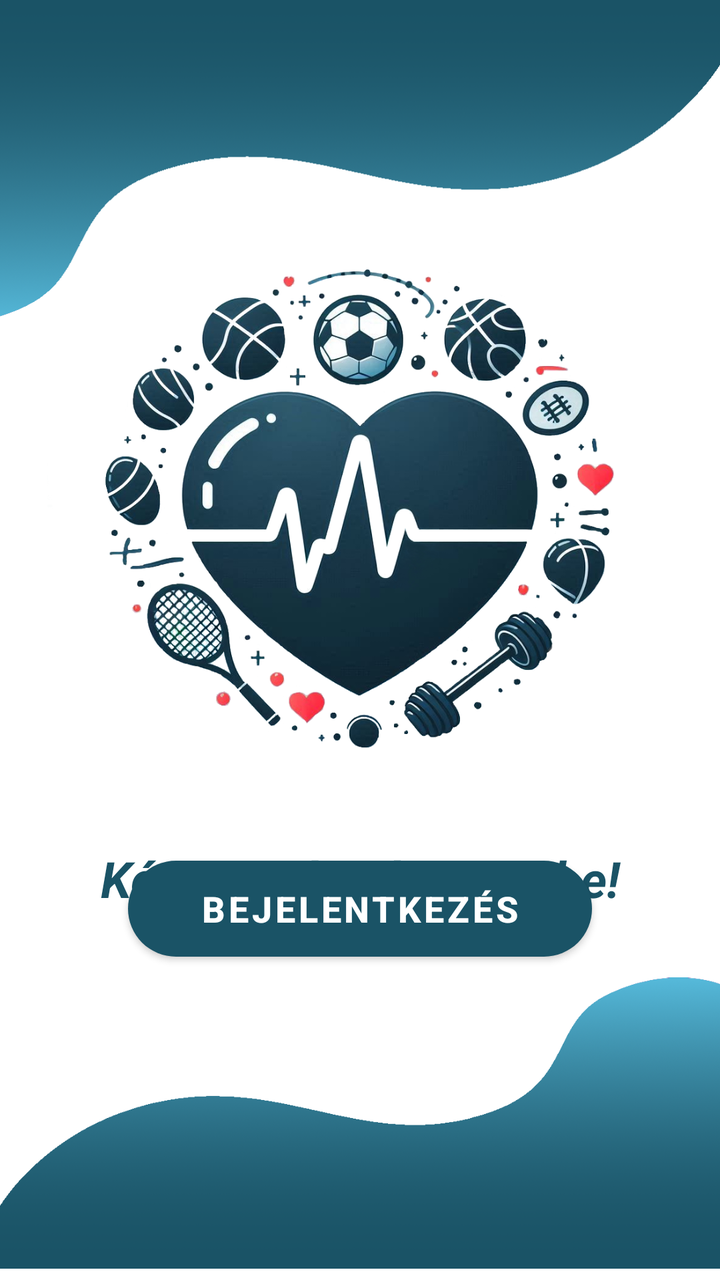
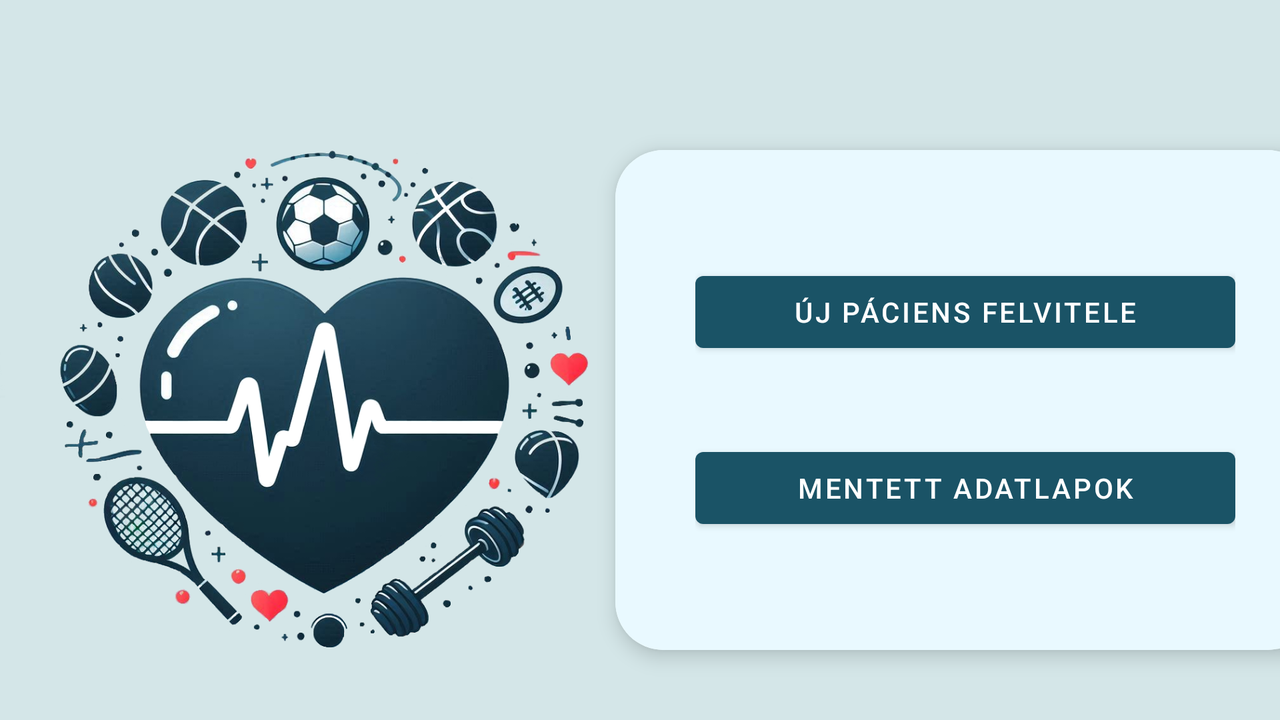

One screen, two layout resources from the same app: the default and the repository's alternative for another configuration. Each is rendered where Android would select it; the XML of both is given below.
<!-- AndroidManifest.xml: application theme Theme.Sportkardi.DarkBlue -->
<!-- res/layout/activity_main.xml -->
<?xml version="1.0" encoding="utf-8"?>
<androidx.constraintlayout.widget.ConstraintLayout xmlns:android="http://schemas.android.com/apk/res/android"
    xmlns:app="http://schemas.android.com/apk/res-auto"
    xmlns:tools="http://schemas.android.com/tools"
    android:id="@+id/main"
    android:layout_width="match_parent"
    android:layout_height="match_parent"
    tools:context=".Activity.MainActivity">


    <ImageView
        android:id="@+id/imageView3"
        android:layout_width="411dp"
        android:layout_height="168dp"
        android:layout_marginTop="-5dp"
        app:layout_constraintEnd_toEndOf="parent"
        app:layout_constraintHorizontal_bias="1.0"
        app:layout_constraintStart_toStartOf="parent"
        app:layout_constraintTop_toTopOf="parent"
        app:srcCompat="@drawable/top_background_main" />

    <ImageView
        android:id="@+id/imageView4"
        android:layout_width="wrap_content"
        android:layout_height="wrap_content"
        android:layout_marginBottom="-5dp"
        app:layout_constraintBottom_toBottomOf="parent"
        app:layout_constraintEnd_toEndOf="parent"
        app:layout_constraintStart_toStartOf="parent"
        app:srcCompat="@drawable/bottom_background_main" />

    <ImageView
        android:id="@+id/imageView5"
        android:layout_width="313dp"
        android:layout_height="319dp"
        android:layout_marginTop="100dp"
        app:layout_constraintEnd_toEndOf="parent"
        app:layout_constraintStart_toStartOf="parent"
        app:layout_constraintTop_toTopOf="@+id/imageView3"
        app:srcCompat="@drawable/szivecske" />

    <TextView
        android:id="@+id/textView21"
        android:layout_width="0dp"
        android:layout_height="wrap_content"
        android:layout_marginTop="8dp"
        android:text="Kérem, jelentkezzen be!"
        android:textColor="@color/dark_blue"
        android:textSize="25sp"
        android:textStyle="bold|italic"
        android:textAlignment="center"
        app:layout_constraintEnd_toEndOf="parent"
        app:layout_constraintStart_toStartOf="parent"
        app:layout_constraintTop_toBottomOf="@+id/imageView5" />

    <LinearLayout
        android:layout_width="0dp"
        android:layout_height="165dp"
        android:layout_marginStart="64dp"
        android:layout_marginEnd="64dp"
        android:gravity="center"
        android:orientation="vertical"
        app:layout_constraintBottom_toTopOf="@+id/loginButton"
        app:layout_constraintEnd_toEndOf="parent"
        app:layout_constraintStart_toStartOf="parent"
        app:layout_constraintTop_toBottomOf="@+id/textView21">

        <EditText
            android:id="@+id/personalIdEditText"
            android:layout_width="match_parent"
            android:layout_height="48dp"
            android:layout_marginBottom="16dp"
            android:background="@drawable/edittext_background"
            android:ems="10"
            android:hint="Taj-szám"
            android:inputType="number"
            android:textAlignment="center"
            android:textColorHint="#8a8a8a"
            android:textSize="18sp"/>

        <EditText
            android:id="@+id/passwordEditText"
            android:layout_width="match_parent"
            android:layout_height="48dp"
            android:background="@drawable/edittext_background"
            android:ems="10"
            android:hint="Jelszó"
            android:inputType="textPassword"
            android:textAlignment="center"
            android:textColorHint="#8a8a8a"
            android:textSize="18sp"
            app:layout_constraintEnd_toEndOf="parent"
            app:layout_constraintTop_toTopOf="parent" />
    </LinearLayout>

    <Button
        android:id="@+id/loginButton"
        android:layout_width="0dp"
        android:layout_height="wrap_content"
        android:layout_marginStart="64dp"
        android:layout_marginEnd="64dp"
        android:background="@drawable/background_btn"
        android:text="Bejelentkezés"
        android:textColor="@color/white"
        android:textSize="18sp"
        android:textStyle="bold"
        app:layout_constraintBottom_toTopOf="@+id/imageView4"
        app:layout_constraintEnd_toEndOf="parent"
        app:layout_constraintStart_toStartOf="parent" />



    
</androidx.constraintlayout.widget.ConstraintLayout>
<!-- resources referenced by this layout -->
<resources>
  <color name="dark_blue">#1a5366</color>
  <color name="white">#FFFFFFFF</color>
  <!-- drawable background_btn (drawable) -->
  <?xml version="1.0" encoding="utf-8"?>
  <selector xmlns:android="http://schemas.android.com/apk/res/android">
      <item>
          <shape android:shape="rectangle">
              <gradient android:angle="90" android:startColor="#112836" android:endColor="#479ab5"/>
              <corners android:radius="50dp"/>
          </shape>
      </item>
  </selector>
  <!-- drawable bottom_background_main: png bitmap (drawable-xxhdpi, 122302 bytes) -->
  <!-- drawable szivecske: png bitmap (drawable, 429873 bytes) -->
  <!-- drawable top_background_main: png bitmap (drawable-xxhdpi, 135858 bytes) -->
  <style name="Theme.Sportkardi.DarkBlue" parent="Theme.MaterialComponents.Light.NoActionBar">
          <item name="colorPrimary">@color/wave_dark_blue</item>
          <item name="colorPrimaryDark">@color/button_dark_blue</item>
          <item name="background">@color/appbar_dark_blue</item>
          <item name="colorAccent">@color/profile_dark_blue</item>
          <item name="colorOnSecondary">@color/ic_active</item>
          <item name="backgroundColor">@color/background_light</item>
          <item name="colorOnPrimaryContainer">@color/profile_dark_blue</item>
          <item name="colorOnPrimaryFixedVariant">@color/appbar_dark_blue</item>
          <item name="colorOnSecondaryContainer">@color/background_light</item>
          <item name="colorOnSurface">@color/input_color</item>
          <item name="colorControlNormal">@color/previous_appointment_light</item>
          <item name="android:textColor">@color/black</item>
          <item name="android:windowBackground">@color/background_light</item>
          <item name="android:windowAnimationStyle">@null</item>
      </style>
  <color name="wave_dark_blue">#1a5366</color>
  <color name="button_dark_blue">#154453</color>
  <color name="appbar_dark_blue">#e9f9ff</color>
  <color name="profile_dark_blue">#4699b4</color>
  <color name="ic_active">#479ab5</color>
  <color name="background_light">#ffffff</color>
  <color name="input_color">#525252</color>
  <color name="previous_appointment_light">#ebebeb</color>
  <color name="black">#FF000000</color>
</resources>
<!-- res/layout-land/activity_main.xml (the repository's variant of the layout above) -->
<!-- drawn on the phone turned sideways -->
<?xml version="1.0" encoding="utf-8"?>
<androidx.constraintlayout.widget.ConstraintLayout xmlns:android="http://schemas.android.com/apk/res/android"
    xmlns:app="http://schemas.android.com/apk/res-auto"
    xmlns:tools="http://schemas.android.com/tools"
    android:id="@+id/main"
    android:layout_width="match_parent"
    android:layout_height="match_parent"
    android:background="@color/background"
    tools:context=".Activity.MainActivity">

    <ImageView
        android:id="@+id/imageView"
        android:layout_width="325dp"
        android:layout_height="319dp"
        android:layout_marginTop="40dp"
        android:scaleType="centerCrop"
        android:src="@drawable/szivecske"
        app:layout_constraintBottom_toBottomOf="parent"
        app:layout_constraintTop_toTopOf="parent"
        tools:ignore="MissingConstraints"
        tools:layout_editor_absoluteX="6dp" />

    <androidx.cardview.widget.CardView
        android:layout_width="350dp"
        android:layout_height="250dp"
        android:layout_marginTop="40dp"
        android:background="@color/background_card"
        app:cardCornerRadius="24dp"
        app:cardElevation="6dp"
        app:layout_constraintBottom_toBottomOf="parent"
        app:layout_constraintEnd_toEndOf="parent"
        app:layout_constraintStart_toEndOf="@+id/imageView"
        app:layout_constraintTop_toTopOf="parent">

        <RelativeLayout
            android:layout_width="350dp"
            android:layout_height="250dp"
            android:background="@color/background_card">

            <LinearLayout
                android:id="@+id/centerLayout"
                android:layout_width="270dp"
                android:layout_height="wrap_content"
                android:layout_centerInParent="true"
                android:orientation="vertical">

                <Button
                    android:id="@+id/addNewPatientButton"
                    android:layout_width="270dp"
                    android:layout_height="wrap_content"
                    android:onClick="newPatient"
                    android:text="@string/add_new_patient" />

                <Button
                    android:id="@+id/savedDatasButton"
                    android:layout_width="270dp"
                    android:layout_height="wrap_content"
                    android:layout_marginTop="40dp"
                    android:onClick="savedDatas"
                    android:text="@string/saved_datas" />

            </LinearLayout>

        </RelativeLayout>


    </androidx.cardview.widget.CardView>

</androidx.constraintlayout.widget.ConstraintLayout>
<!-- resources referenced by the variant -->
<!-- as the phone turned sideways resolves them -->
<resources>
  <color name="background">#d4e6e8</color>
  <color name="background_card">#e9f9ff</color>
  <!-- drawable szivecske: png bitmap (drawable, 429873 bytes) -->
  <string name="add_new_patient">Új páciens felvitele</string>
  <string name="saved_datas">Mentett adatlapok</string>
  <style name="Theme.Sportkardi.DarkBlue" parent="Theme.MaterialComponents.Light.NoActionBar">
          <item name="colorPrimary">@color/wave_dark_blue</item>
          <item name="colorPrimaryDark">@color/button_dark_blue</item>
          <item name="background">@color/appbar_dark_blue</item>
          <item name="colorAccent">@color/profile_dark_blue</item>
          <item name="colorOnSecondary">@color/ic_active</item>
          <item name="backgroundColor">@color/background_light</item>
          <item name="colorOnPrimaryContainer">@color/profile_dark_blue</item>
          <item name="colorOnPrimaryFixedVariant">@color/appbar_dark_blue</item>
          <item name="colorOnSecondaryContainer">@color/background_light</item>
          <item name="colorOnSurface">@color/input_color</item>
          <item name="colorControlNormal">@color/previous_appointment_light</item>
          <item name="android:textColor">@color/black</item>
          <item name="android:windowBackground">@color/background_light</item>
          <item name="android:windowAnimationStyle">@null</item>
      </style>
  <color name="wave_dark_blue">#1a5366</color>
  <color name="button_dark_blue">#154453</color>
  <color name="appbar_dark_blue">#e9f9ff</color>
  <color name="profile_dark_blue">#4699b4</color>
  <color name="ic_active">#479ab5</color>
  <color name="background_light">#ffffff</color>
  <color name="input_color">#525252</color>
  <color name="previous_appointment_light">#ebebeb</color>
  <color name="black">#FF000000</color>
</resources>
